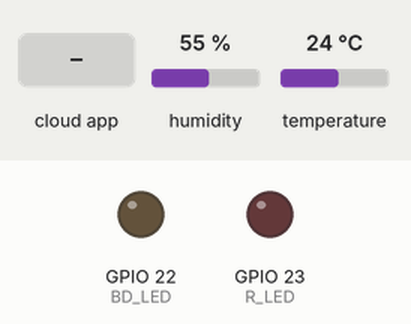
Simulated run of this sketch. Board: ESP32. Parts: output pins drawn as LEDs (lit = HIGH). The inputs (shaded band) are chosen by the test bench; at power-on: humidity 55 %, temperature 24 °C. WiFi joins after 1.5 s; servers stay silent unless stated; what the sketch prints to the serial monitor is not drawn.

Above: at 3.0 s.
3.1 s: the phone or cloud app sets 60cddeae8cf8a303b93a0d0e to 1
At 4.0 s:
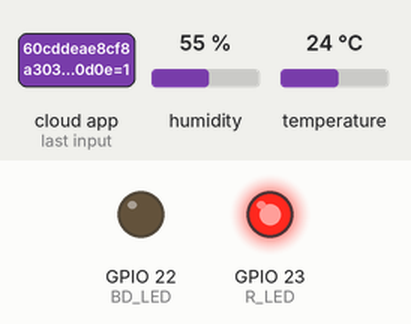
4.6 s: the phone or cloud app sets 60cdded48cf8a303b93a0d12 to 1
At 5.2 s:
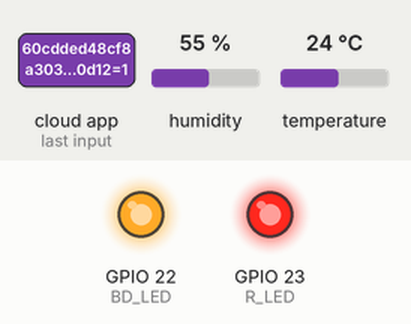
6.1 s: the phone or cloud app sets 60cddeae8cf8a303b93a0d0e to 0
At 7.3 s:
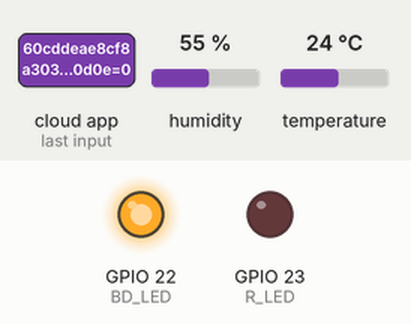
7.6 s: the phone or cloud app sets 60cdded48cf8a303b93a0d12 to 0
At 8.6 s:
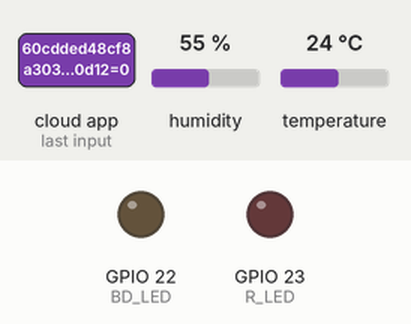
Timing chart, 0 to 10.1 s (numbered marks = the images above; inputs shaded):
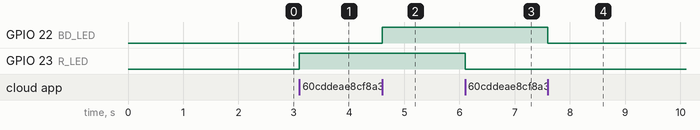

The sketch:

sinric_board3.ino
```cpp
/*
 * If you encounter any issues:
 * - check the readme.md at https://github.com/sinricpro/esp8266-esp32-sdk/blob/master/README.md
 * - ensure all dependent libraries are installed
 *   - see https://github.com/sinricpro/esp8266-esp32-sdk/blob/master/README.md#arduinoide
 *   - see https://github.com/sinricpro/esp8266-esp32-sdk/blob/master/README.md#dependencies
 * - open serial monitor and check whats happening
 * - check full user documentation at https://sinricpro.github.io/esp8266-esp32-sdk
 * - visit https://github.com/sinricpro/esp8266-esp32-sdk/issues and check for existing issues or open a new one
 */
 #include "DHT.h"

#define DHTPIN 2

#define DHTTYPE DHT22   // DHT 22  (AM2302), AM2321
// Uncomment the following line to enable serial debug output
#define ENABLE_DEBUG

#ifdef ENABLE_DEBUG
       #define DEBUG_ESP_PORT Serial
       #define NODEBUG_WEBSOCKETS
       #define NDEBUG
#endif
#ifdef ESP8266
       #include <ESP8266WiFi.h>
#endif
#ifdef ESP32
       #include <WiFi.h>
#endif

//#include <Arduino.h>

#include "SinricPro.h"
#include "SinricProLight.h"
#define BLYNK_PRINT Serial
#include <WiFiClient.h>
#include <BlynkSimpleEsp32.h>

char auth[] = "Du0raXAM8d7badnevZeVo1o_OBY2fiD6";

#define WIFI_SSID         "TNI_ROBOT_WIFI"
#define WIFI_PASS         "tnieng406"
#define APP_KEY_3           "106b1eb0-a3c7-42f8-89d2-7f381b0243d1"
#define APP_SECRET_3        "5fa82026-a64d-4f10-b399-78658a385d4a-a1f86937-43cf-4c00-a9c3-c54cb68cd68b"
#define R_ID          "60cddeae8cf8a303b93a0d0e"    // Should look like "5dc1564130xxxxxxxxxxxxxx"
#define BD_ID        "60cdded48cf8a303b93a0d12"    // Should look like "5dc1564130xxxxxxxxxxxxxx"

#define BAUD_RATE         9600                // Change baudrate to your need

//#define BAUD_RATE         115200                // Change baudrate to your need


#define BD_LED      22
#define R_LED       23

DHT dht(DHTPIN, DHTTYPE);
BlynkTimer timer;

bool onPowerState(const String &deviceId, bool &state) {
    if(deviceId==R_ID){
//       Serial.printf("Device %s power turned %s \r\n", deviceId.c_str(), state?"on":"off");
      if(state){
        digitalWrite(R_LED,HIGH);
        Serial.println("RED LIGHT TURNED ON");
      }
      else{
        digitalWrite(R_LED,LOW);
        }
    }
    else if(deviceId==BD_ID){
//       Serial.printf("Device %s power turned %s \r\n", deviceId.c_str(), state?"on":"off");
      if(state){
        digitalWrite(BD_LED,HIGH);
      }
      else{
        digitalWrite(BD_LED,LOW);
        }
    }
  return true; // request handled properly
}

void setupWiFi() {
  Serial.printf("\r\n[Wifi]: Connecting");
  WiFi.begin(WIFI_SSID, WIFI_PASS);

  while (WiFi.status() != WL_CONNECTED) {
    Serial.printf(".");
    delay(250);
  }
  IPAddress localIP = WiFi.localIP();
//  Serial.printf("connected!\r\n[WiFi]: IP-Address is %d.%d.%d.%d\r\n", localIP[0], localIP[1], localIP[2], localIP[3]);
  Serial.println("connected!");
  Serial.print("[WiFi]: IP-Address is ");
  Serial.print(localIP[0]);
  Serial.print(".");
  Serial.print(localIP[1]);
  Serial.print(".");
  Serial.print(localIP[2]);
  Serial.print(".");
  Serial.print(localIP[3]);

}

void setupSinricPro() {
  // get a new Light device from SinricPro
  SinricProLight &myLight1 = SinricPro[R_ID];
  SinricProLight &myLight2 = SinricPro[BD_ID];

  // set callback function to RED LIGHT
  myLight1.onPowerState(onPowerState);

    // set callback function to RED LIGHT
  myLight2.onPowerState(onPowerState);


  // setup SinricPro
  SinricPro.onConnected([](){ Serial.println("Connected to SinricPro"); });
  SinricPro.onDisconnected([](){ Serial.println("Disconnected from SinricPro"); });
  SinricPro.begin(APP_KEY_3, APP_SECRET_3);
}

void sendSensor()
{
  float h = dht.readHumidity();
  float t = dht.readTemperature(); // or dht.readTemperature(true) for Fahrenheit

  if (isnan(h) || isnan(t))
    {
    Serial.println("Failed to read Data from sensors!");
    return;
    }
    else
    {

      Serial.print(t);
      Serial.println("ºC");
      Serial.println("----------------------------------");
      Serial.print(h);
      Serial.println("----------------------------------");
      Serial.println("ºC");

    }

  Blynk.virtualWrite(V0, t); // Virtual Pin V5 for Temprature
  Blynk.virtualWrite(V1, h); // Virtual Pin V6 for Humidity
}

// main setup function
void setup() {
  Serial.begin(BAUD_RATE); Serial.println("");
  dht.begin();
  pinMode(BD_LED,OUTPUT);
  pinMode(R_LED,OUTPUT);

  setupWiFi();
  setupSinricPro();
  timer.setInterval(1000, sendSensor);
  Blynk.begin(auth, WIFI_SSID, WIFI_PASS);
}

void loop() {
  SinricPro.handle();
  Blynk.run();
  timer.run();
}
```

Measured:
- after the input at 3.1 s, GPIO 23 (R_LED): LOW → HIGH at once
- after the input at 4.6 s, GPIO 22 (BD_LED): LOW → HIGH at once
- after the input at 6.1 s, GPIO 23 (R_LED): HIGH → LOW at once
- after the input at 7.6 s, GPIO 22 (BD_LED): HIGH → LOW at once
